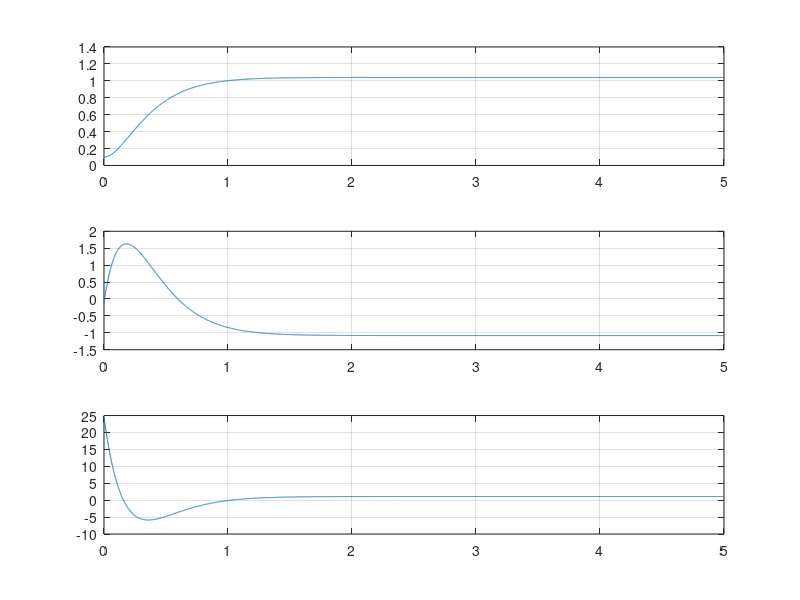

The MATLAB source for this figure:
% Control backstepping del sistema
%     x1p = x1*x1 + x2
%     x2p = x2 + u
% Valores de convergencia  x1ast, x2ast=-x1ast^2, uast=x2ast 
% Observar error en estado estacionario que se reduce al aumentar k1, k2

clear;
clc;
close all;

k1 = input('k1: ');
k2 = input('k2: ');
ti = 0;   dt = 0.001;   tf = 5;
x1ast = 1;
x2ast = -x1ast*x1ast;
uast = -x2ast;
x1 =  0.1;
x2 = -0.1;
k = 1;
for tt = ti:dt:tf
  xx1(k,1) = x1;
  xx2(k,1) = x2;
  % u = -2*x1^3 - (k1+k2)*x1^2 - (k1+k2)*x2 - k1*k2*x1 - 2*x1*x2;
  u = uast -x2 -(2*x1+k1)*(x1*x1+x2) - k2*(x2-x2ast) - k2*(x1*x1 - x1ast*x1ast) - k1*k2*(x1-x1ast); 
  uu(k,1) = u;
  t(k,1) = tt;
  x1p = x1*x1 + x2;
  x2p = x2 + u;
  x1 = x1 + x1p*dt;
  x2 = x2 + x2p*dt;
  k = k + 1;  
end
figure(1);
subplot(3,1,1);   plot(t,xx1);    grid;
subplot(3,1,2);   plot(t,xx2);    grid;
subplot(3,1,3);   plot(t,uu);     grid;

